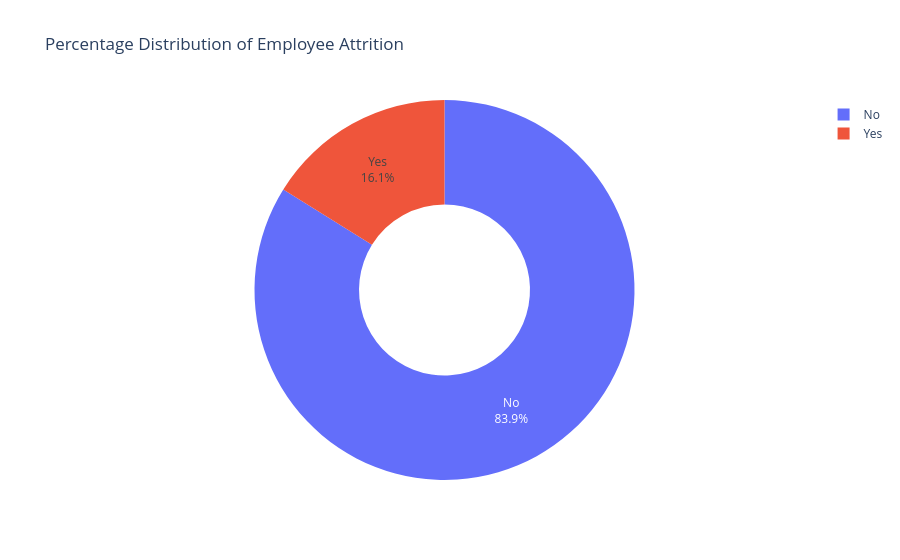

Write notebook code for a chart like this one.
### Code cell
fig = px.pie(
    attrition_summary.reset_index(),
    names="Attrition",
    values="Count",
    hole=0.45,
    title="Percentage Distribution of Employee Attrition"
)

fig.update_traces(
    textposition="inside",
    textinfo="percent+label"
)

fig.show()

### Figure 1 — Plotly figure (JSON) as saved in the notebook; plotly's stock layout.template omitted (floating-point values rounded to 4 significant figures)
{"data": [{"domain": {"x": [0, 1], "y": [0, 1]}, "hole": 0.45, "hovertemplate": "Attrition=%{label}<br>Count=%{value}<extra></extra>", "labels": ["No", "Yes"], "legendgroup": "", "name": "", "showlegend": true, "textinfo": "percent+label", "textposition": "inside", "type": "pie", "values": [1233, 237]}], "layout": {"legend": {"tracegroupgap": 0}, "title": {"text": "Percentage Distribution of Employee Attrition"}}}
